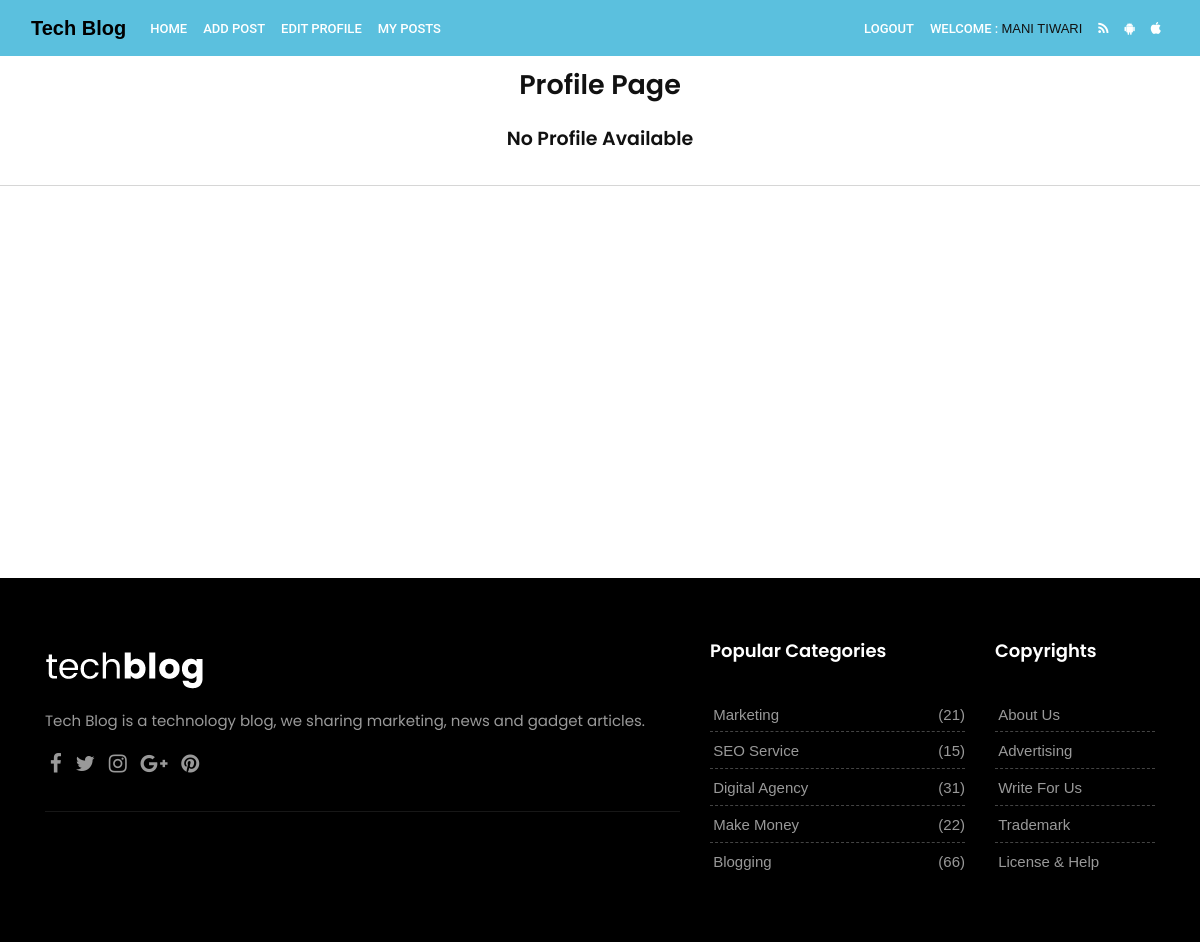
The app's page /profile (signed in), older data.
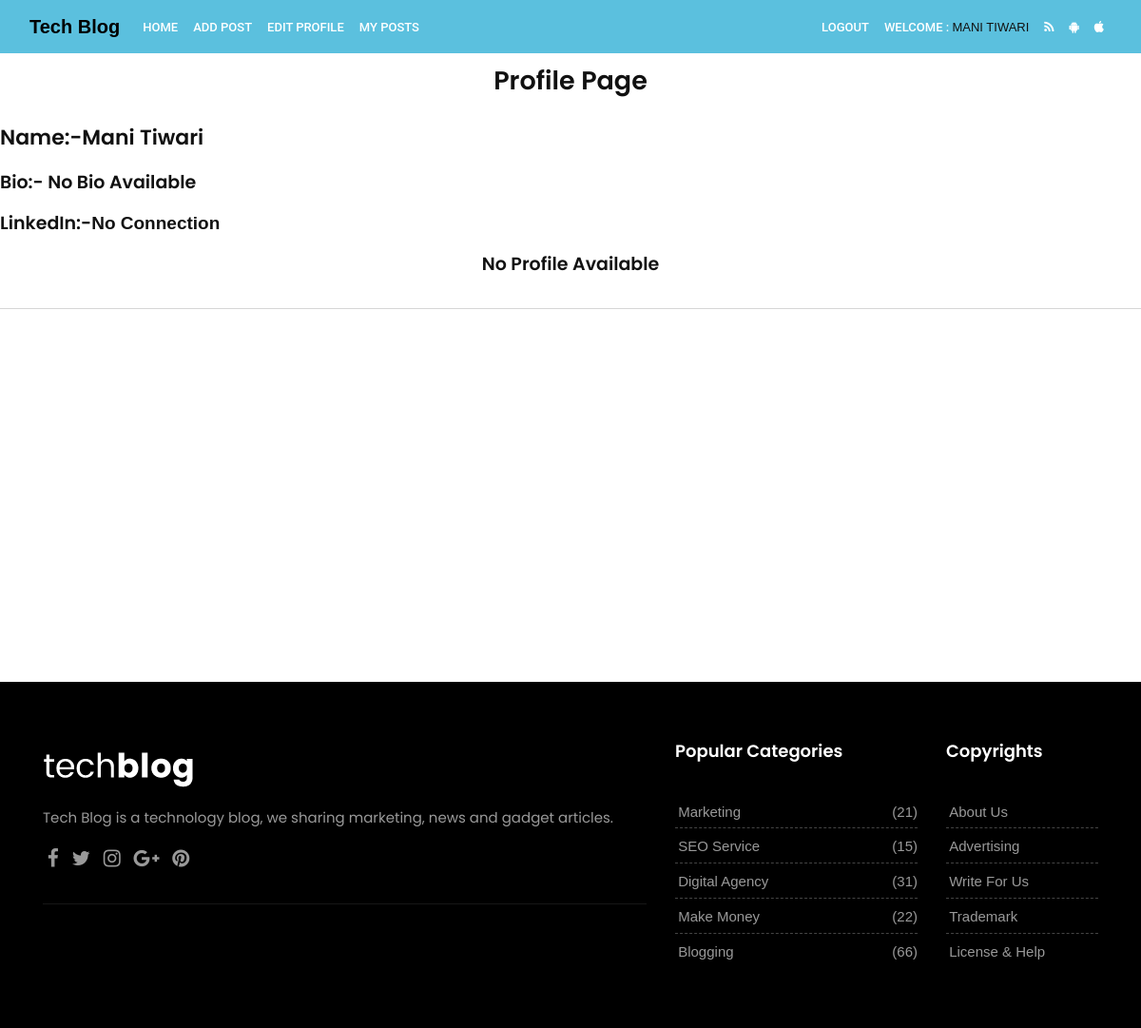
The same page, newer data.
### theblog/models.py (models this page shows, shortened)
class Profile(models.Model):
    user=models.OneToOneField(User,null=True,on_delete=models.CASCADE)
    bio=models.TextField(null=True,default="No Bio  Available")
    profile_pic=models.ImageField(null=True,blank=True,upload_to='profile_pic/')
    facebook_url=models.CharField(max_length=200,null=True,blank=True,)
    insta_url=models.CharField(max_length=200,null=True,blank=True,)
    linkedin_url=models.CharField(max_length=200,null=True,blank=True,)

### theblog/views.py (the view)
# urls.py: path('profile',views.ProfileView.as_view(),name='profile'),
class ProfileView(LoginRequiredMixin ,ListView):
    login_url = 'members/login/'
    redirect_field_name ='about'
    model=Profile
    template_name = "theblog/profile.html"

### templates/theblog/profile.html (shortened to what this page needs)
{% extends 'theblog/base.html' %}
{% block content %}
{%   if user.is_authenticated %}
<H2  class="text-center" style="margin-top: 10px;"> Profile Page</H2>
{% for profile in object_list  %}
{% if profile.user_id == user.id  %}
<p>
<h3>  Name:-{{profile.user.first_name}}  {{profile.user.last_name}}</h3>
<h4> Bio:- {{ profile.bio }}</h4>
            {%  if profile.linkedin_url %}
<h4> LinkedIn:-<a href="{{ profile.linkedin_url }}" target="_blank">Click here</a></h4>
</p>
            {%  else %}
            <h4> LinkedIn:-<a href="">No Connection</a></h4>
            {%  endif %}
            {%  endif %}
            {%  endfor %}
            <h4 class="text-center"> No Profile Available</h4>
            {%  else %}
            <h4 class="text-center"> You are not allowed here</h4>
            {%  endif %}
{%  endblock %}

Row changes from the older to the newer data that the page shows:
added Profile: user.first_name "Mani", user.last_name "Tiwari", bio "No Bio Available", shows "LinkedIn:-"
